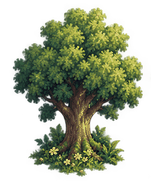
#> input picture assets/img/decor-tree.png, 154 x 184 px
$ python -i port_env.py   (imports and definitions only)
#> lines starting #> are read from the running program, lines starting #| are printed output that depends on the picture
#> further down, picture is the input picture: PIL image 154x184 RGBA; mean R, G, B, A 51.2, 58.9, 31.8, 117.9
#!/usr/bin/env python3
"""Port Isekai Slime World environment art into Slime Slash slots.

Source: bon5co/isekai-slime-world (Handler's own game), client-phaser
props atlas (props.png + props.json frames). Extracted frames are graded
toward Slime Slash's LOW-CONTRAST palette (desaturate, compress contrast,
lift shadows, posterise) — ISW's painterly art reads hotter than our
grade-pass sprites ungraded. Alpha is preserved exactly.

Slots with no ISW fit (checked 2026-11-08): ground/water/shore TILES —
ISW paints full-scene 'plates', it has no tile set; pond — no pond prop
exists in the atlas; grass tufts — no grass-clump prop. Those slots keep
the current grade-pass sprites; water/sand tiles are synthesised in our
own palette speckle style (same recipe family as tile-grass).
"""
import json, sys
from PIL import Image, ImageEnhance

ISW = sys.argv[1] if len(sys.argv) > 1 else '/tmp/isw2'
OUT = sys.argv[2] if len(sys.argv) > 2 else 'assets/img'

PORTS = {
    'tree-oak':           'decor-tree.png',
    'rock-mossy':         'decor-rock.png',
    'inn-3x3':            'bld-hospital.png',
    'house-timber-a-2x2': 'bld-bank.png',
    'stall-awning-green': 'bld-shop.png',
}

def grade(im):
    """Compress toward the low-contrast palette; alpha untouched."""
    alpha = im.getchannel('A')
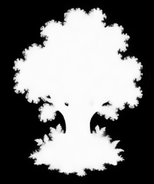
#> alpha: PIL image 154x184 L; min 0, max 255, mean 117.9
    rgb = im.convert('RGB')
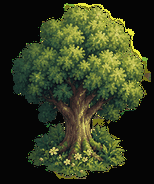
#> rgb: PIL image 154x184 RGB; mean R, G, B 51.2, 58.9, 31.8
    rgb = ImageEnhance.Color(rgb).enhance(0.80)        # desaturate
    rgb = ImageEnhance.Contrast(rgb).enhance(0.90)     # soften contrast
    rgb = ImageEnhance.Brightness(rgb).enhance(1.03)   # gentle shadow lift
    rgb = rgb.quantize(colors=72, method=Image.MEDIANCUT).convert('RGB')
    out = rgb.convert('RGBA'); out.putalpha(alpha)
    return out

def main():
    d = json.load(open(f'{ISW}/client-phaser/public/props/props.json'))
    sheet = Image.open(f'{ISW}/client-phaser/public/props/props.png').convert('RGBA')
    for key, dest in PORTS.items():
        f = d['frames'][key]['frame']
        crop = sheet.crop((f['x'], f['y'], f['x'] + f['w'], f['y'] + f['h']))
        grade(crop).save(f'{OUT}/{dest}')
        print(f'{key:22s} -> {dest}  {crop.size}')

    # --- own-art fallback tiles (no ISW tiles exist) -------------------
    import random
    rng = random.Random(20261108)
    def speckle_tile(base, dots, size=256, n=2600, dash_every=9):
        im = Image.new('RGB', (size, size), base)
        px = im.load()
        for i in range(n):
            x, y = rng.randrange(size), rng.randrange(size)
            c = dots[rng.randrange(len(dots))]
            if i % dash_every == 0:   # sparse short dashes (glints / grain)
                for dx in range(rng.choice((2, 3))):
                    if x + dx < size: px[x + dx, y] = c
            else:
                px[x, y] = c
        return im
    speckle_tile((20, 92, 108), [(28, 110, 126), (36, 128, 144), (16, 76, 92), (120, 200, 210)]).save(f'{OUT}/tile-water.png')
    speckle_tile((232, 212, 154), [(222, 198, 138), (240, 224, 174), (206, 178, 118), (246, 234, 192)]).save(f'{OUT}/tile-sand.png')
    print('own-art fallback tiles -> tile-water.png, tile-sand.png (256x256)')

# [2 lines not run here, left out]

>>> from PIL import Image
>>> picture = Image.open('../../assets/img/decor-tree.png')
>>> result = grade(picture)
